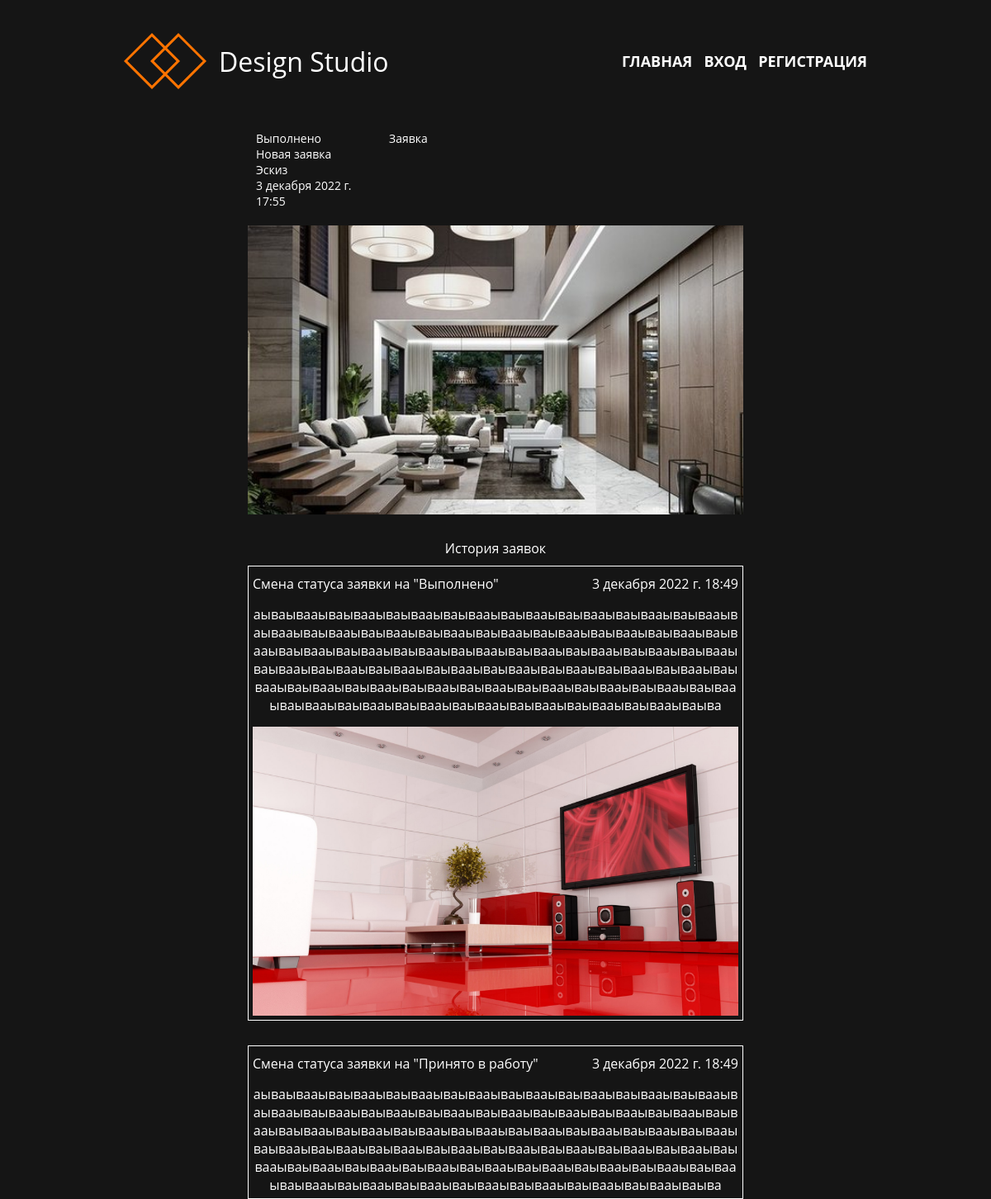
/main/account/application/20/, run on the app's committed database.
### personal_account/models.py (models this page shows)
class Application(models.Model):
    title = models.CharField(max_length=50)
    description = models.TextField(blank=True)
    image = models.ImageField(upload_to='uploads/%Y/%m/%d/')
    time_create = models.DateTimeField(auto_now_add=True)
    cat = models.ForeignKey(Category, on_delete=models.CASCADE)
    current_user = models.ForeignKey('CustomUser', on_delete=models.CASCADE)
    APPLICATION_STATUS = (
        ('n', 'Новая'),
        ('a', 'Принято в работу'),
        ('c', 'Выполнено')
    )
    status = models.CharField(max_length=20, choices=APPLICATION_STATUS, default='n')
    def show_status_message(self):
        for elem in self.APPLICATION_STATUS:
            if self.status in elem:
                application_status_message = elem[1]
                return application_status_message

class Category(models.Model):
    title = models.CharField(max_length=25)
    def __str__(self):
        return self.title

class ApplicationComment(models.Model):
    APPLICATION_STATUS = (
        ('n', 'Новая'),
        ('a', 'Принято в работу'),
        ('c', 'Выполнено')
    )
    status = models.CharField(max_length=20, choices=APPLICATION_STATUS)
    image = models.ImageField(upload_to='uploads/%Y/%m/%d/', blank=True, null=True)
    description = models.TextField(blank=True)
    application = models.ForeignKey(Application, on_delete=models.CASCADE)
    time_create = models.DateTimeField(auto_now_add=True)
    def show_status_message(self):
        for elem in self.APPLICATION_STATUS:
            if self.status in elem:
                application_status_message = elem[1]
                return application_status_message

### personal_account/views.py (the view)
# urls.py: path('', show_application_info, name='show_application_info'),
def show_application_info(request, application_pk):
    current_application = Application.objects.get(pk=application_pk)
    context = {
        'application': current_application,
        'form_accept_popup': ChangeStatusAcceptForm(),
        'form_complete_popup': ChangeStatusCompleteForm(),
        'application_comments': current_application.applicationcomment_set.all().order_by('-time_create')
    }
    return render(request, 'personal_account/applications/application_info.html', context=context)

### personal_account/templates/personal_account/applications/application_info.html (shortened to what this page needs)
{% extends 'base.html' %}
{% block main_other %}
<div class="container">
    <div class="a-info-wrapper">
        <div class="top">
            <ul class="top-left">
                <li>{{ application.show_status_message }}</li>
                <li>{{ application.title }}</li>
                <li>{{ application.cat }}</li>
                <li>{{ application.time_create }}</li>
            </ul>
            <div class="top-right">
                <p>{{ application.description }}</p>
            </div>
        </div>
        <div class="bot">
            <img src="{{ application.image.url }}" alt="#">
        </div>
        {% if application_comments %}
            <div class="comment-list">
                <span class="title">История заявок</span>
                <div class="comments">
                    {% for comment in application_comments %}
                        <div class="comment">
                            <div class="comment-header">
                                <span class="status">Смена статуса заявки на "{{ comment.show_status_message}}"</span>
                                <span class="date">{{ comment.time_create }}</span>
                            </div>
                            <div class="comment-main">
                                <p class="message">{{ comment.description }}</p>
                                {% if comment.image %}
                                    <div class="img">
                                        <img src="{{ comment.image.url }}" alt="">
                                    </div>
                                {% endif %}
                            </div>
                        </div>
                    {% endfor %}
                </div>
            </div>
        {% endif%}
    </div>
</div>
{% endblock %}

### personal_account/static/personal_account/css/main.css (style rules this page uses)
.a-info-wrapper { width: 100%; max-width: 600px; margin: 0 auto; margin-top: 50px; }
.top { width: 100%; display: flex; align-items: baseline; color: white; font-size: 14px; }
.top-left { list-style-type: none; padding: 0 10px; flex-grow: 1; }
.top-right { padding: 0 10px; flex-basis: 80%; }
.bot { width: 100%; height: 350px; margin-top: 20px; }
.bot img { width: 100%; height: 100%; object-fit: cover; }
.comment-list { margin-top: 30px; color: white; text-align: center; }
.comments { width: 100%; margin: 0 auto; display: flex; flex-direction: column; margin-top: 10px; }
.comment { border: 1px solid white; padding: 5px; }
.comment:not(:first-child) { margin-top: 30px; }
.comment-header { margin-top: 5px; display: flex; justify-content: space-between; }
.comment-main { margin-top: 15px; word-wrap: break-word; }
.comment-main .img { width: 100%; max-width: 600px; max-height: 350px; margin-top: 15px; overflow: hidden; }
.comment-main img { height: 100%; width: 100%; object-fit: cover; }

### personal_account/static/personal_account/css/style_popup.css (style rules this page uses)
*, *:before, *:after { padding: 0; margin: 0; box-sizing: border-box; }

### data on the page
Application: show_status_message "Выполнено", title "Новая заявка", cat "Эскиз", time_create "3 декабря 2022 г. 17:55", description "Заявка", image (picture)
ApplicationComment: show_status_message "Выполнено", time_create "3 декабря 2022 г. 18:49", description "аываывааываывааываывааываывааываывааываывааываывааываывааываывааываывааываывааываывааываывааываывааываывааываывааываывааываывааываывааываывааываывааываывааываывааываывааываывааываывааываывааываывааываывааываывааываывааываывааываывааываывааываывааываывааываывааываывааываывааываывааываывааываывааываывааываывааываывааываывааываывааываывааываывааываыва", image (picture)
ApplicationComment: show_status_message "Принято в работу", time_create "3 декабря 2022 г. 18:49", description "аываывааываывааываывааываывааываывааываывааываывааываывааываывааываывааываывааываывааываывааываывааываывааываывааываывааываывааываывааываывааываывааываывааываывааываывааываывааываывааываывааываывааываывааываывааываывааываывааываывааываывааываывааываывааываывааываывааываывааываывааываывааываывааываывааываывааываывааываывааываывааываывааываывааываыва"
